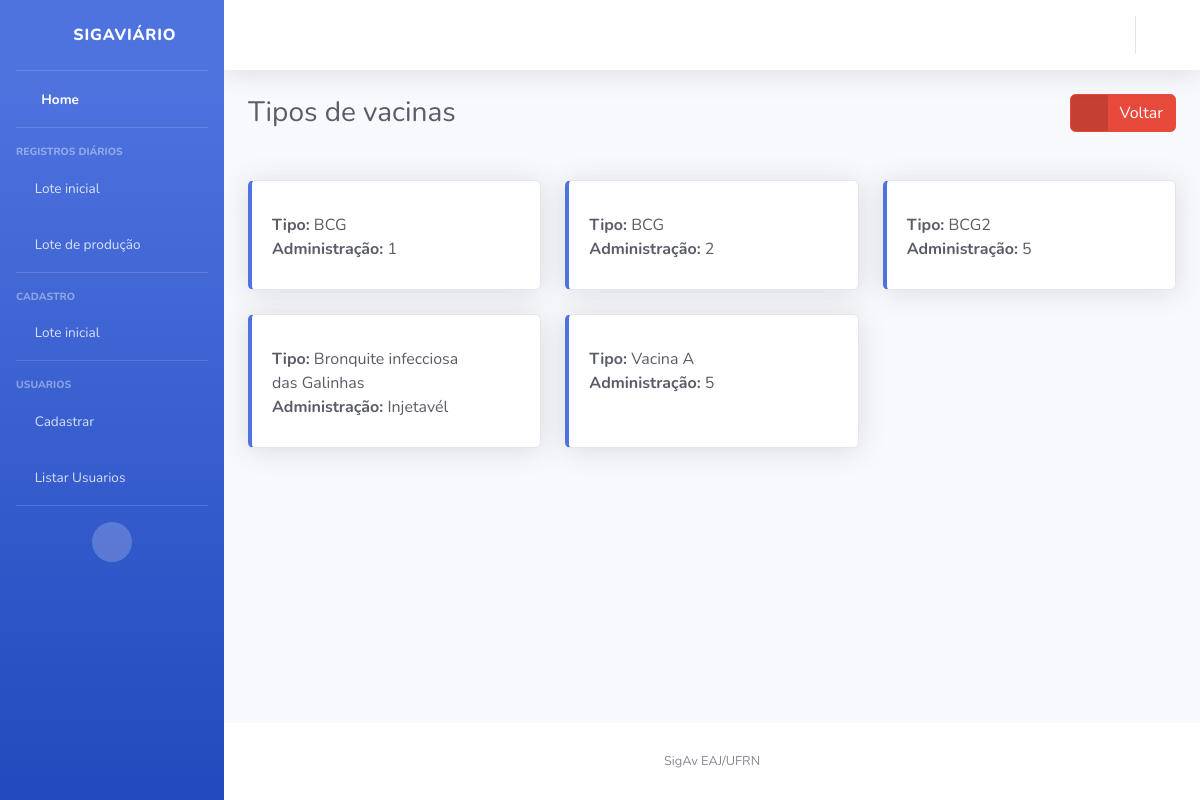
/vacina/listar/, run on the app's committed database.
### vacina/models.py (models this page shows, shortened)
class Vacina(models.Model):
    tipo  = models.CharField(max_length=1, choices=APLICACAO)
    doses = models.CharField(max_length=1, choices=ADMINISTRACAO)
    class Meta:
        ordering = ('tipo', 'doses')

### vacina/views.py (the view)
# urls.py: path('listar/', views.ListarVacina.as_view(), name='listar'),
class ListarVacina(ListView):
    model = Vacina
    template_name = 'vacina/listar.html'

### templates/vacina/listar.html (shortened to what this page needs)
{% extends "base.html" %}
{% block titulo %}
Tipos de vacinas
{% endblock %}
{% block titulo_lateral %}
<a href="{% url 'vacina:criar' %}" class="btn btn-danger btn-icon-split">
  <span class="icon text-white-50">
    <i class="fas fa-arrow-circle-left"></i>
  </span>
  <span class="text">Voltar</span>
</a>
{% endblock %}
{% block conteudo %}
{% if object_list %}
{% for vacina in object_list %}
{%if forloop.counter0|divisibleby:3 %}
<br>
<div class="row">
  {%endif%}
  <div class="col-lg-4 col-md-6">
    <a href="" style="text-decoration: none;">
      <div class="card border-left-primary shadow h-100 py-2">
        <div class="card-body">
          <div class="row no-gutters align-items-center">
            <div class="col mr-2">
              <div class="mb-0 text-gray-800"><strong>Tipo:</strong> {{vacina.get_tipo_display}}</div>
              <div class="mb-0 text-gray-800"><strong>Administração:</strong> {{vacina.get_doses_display}}</div>
            </div>
            <div class="col-auto">
              <i class="fas fa-syringe fa-3x" style="color:#007bff"></i>
            </div>
          </div>
        </div>
      </div>
    </a>
  </div>
  {%if forloop.counter|divisibleby:3 %}
</div>
{% endif %}
{% endfor %}
{% if not object_list|length|divisibleby:3 %}
</div>
{% endif %}
{% else %}
<p>Não há produção.</p>
{% endif %}
{% endblock %}

### data on the page
Vacina: tipo "BCG", doses "1"
Vacina: tipo "BCG", doses "2"
Vacina: tipo "BCG2", doses "5"
Vacina: tipo "Bronquite infecciosa das Galinhas", doses "Injetavél"
Vacina: tipo "Vacina A", doses "5"
